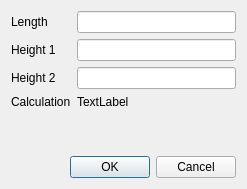
<?xml version="1.0" encoding="UTF-8"?>
<ui version="4.0">
 <class>dlgSuperficieTrapecial</class>
 <widget class="QDialog" name="dlgSuperficieTrapecial">
  <property name="geometry">
   <rect>
    <x>0</x>
    <y>0</y>
    <width>247</width>
    <height>189</height>
   </rect>
  </property>
  <property name="windowTitle">
   <string>Trapecial Surface</string>
  </property>
  <property name="windowIcon">
   <iconset resource="recursos.qrc">
    <normaloff>:/dlg/dock/TrapecialArea</normaloff>:/dlg/dock/TrapecialArea</iconset>
  </property>
  <layout class="QVBoxLayout" name="verticalLayout">
   <item>
    <layout class="QFormLayout" name="formLayout">
     <item row="0" column="0">
      <widget class="QLabel" name="label">
       <property name="text">
        <string>Length</string>
       </property>
      </widget>
     </item>
     <item row="0" column="1">
      <widget class="QLineEdit" name="txtLargo"/>
     </item>
     <item row="1" column="0">
      <widget class="QLabel" name="label_2">
       <property name="text">
        <string>Height 1</string>
       </property>
      </widget>
     </item>
     <item row="1" column="1">
      <widget class="QLineEdit" name="txtAlto1"/>
     </item>
     <item row="2" column="0">
      <widget class="QLabel" name="label_3">
       <property name="text">
        <string>Height 2</string>
       </property>
      </widget>
     </item>
     <item row="2" column="1">
      <widget class="QLineEdit" name="txtAlto2"/>
     </item>
     <item row="3" column="0">
      <widget class="QLabel" name="label_4">
       <property name="text">
        <string>Calculation</string>
       </property>
      </widget>
     </item>
     <item row="3" column="1">
      <widget class="QLabel" name="lblFormula">
       <property name="text">
        <string>TextLabel</string>
       </property>
      </widget>
     </item>
    </layout>
   </item>
   <item>
    <widget class="QDialogButtonBox" name="buttonBox">
     <property name="orientation">
      <enum>Qt::Horizontal</enum>
     </property>
     <property name="standardButtons">
      <set>QDialogButtonBox::Cancel|QDialogButtonBox::Ok</set>
     </property>
    </widget>
   </item>
  </layout>
 </widget>
 <resources>
  <include location="recursos.qrc"/>
 </resources>
 <connections>
  <connection>
   <sender>buttonBox</sender>
   <signal>accepted()</signal>
   <receiver>dlgSuperficieTrapecial</receiver>
   <slot>accept()</slot>
   <hints>
    <hint type="sourcelabel">
     <x>248</x>
     <y>254</y>
    </hint>
    <hint type="destinationlabel">
     <x>157</x>
     <y>274</y>
    </hint>
   </hints>
  </connection>
  <connection>
   <sender>buttonBox</sender>
   <signal>rejected()</signal>
   <receiver>dlgSuperficieTrapecial</receiver>
   <slot>reject()</slot>
   <hints>
    <hint type="sourcelabel">
     <x>316</x>
     <y>260</y>
    </hint>
    <hint type="destinationlabel">
     <x>286</x>
     <y>274</y>
    </hint>
   </hints>
  </connection>
 </connections>
</ui>
